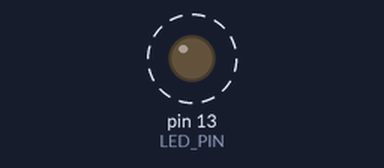
Recording of a sketch running on a simulated Arduino Uno, built with avr-gcc and run on an emulated ATmega328P. Parts: output pins drawn as LEDs (lit = HIGH). Dashed ring = blinking.

Above: at 0.5 s.
Timing chart, 0 to 3.0 s (numbered marks = the images above):
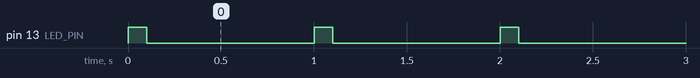

Measured:
- by itself, pin 13 (LED_PIN): alternates HIGH for 0.10 s and LOW for 0.90 s

The sketch:

blink.ino
```cpp
#define LED_PIN 13

void setup()
{
	pinMode(LED_PIN, OUTPUT);
}

void loop()
{
	digitalWrite(LED_PIN, HIGH);
	Serial.print("hello world");
	delay(100);
	digitalWrite(LED_PIN, LOW);
	delay(900);
}
```
